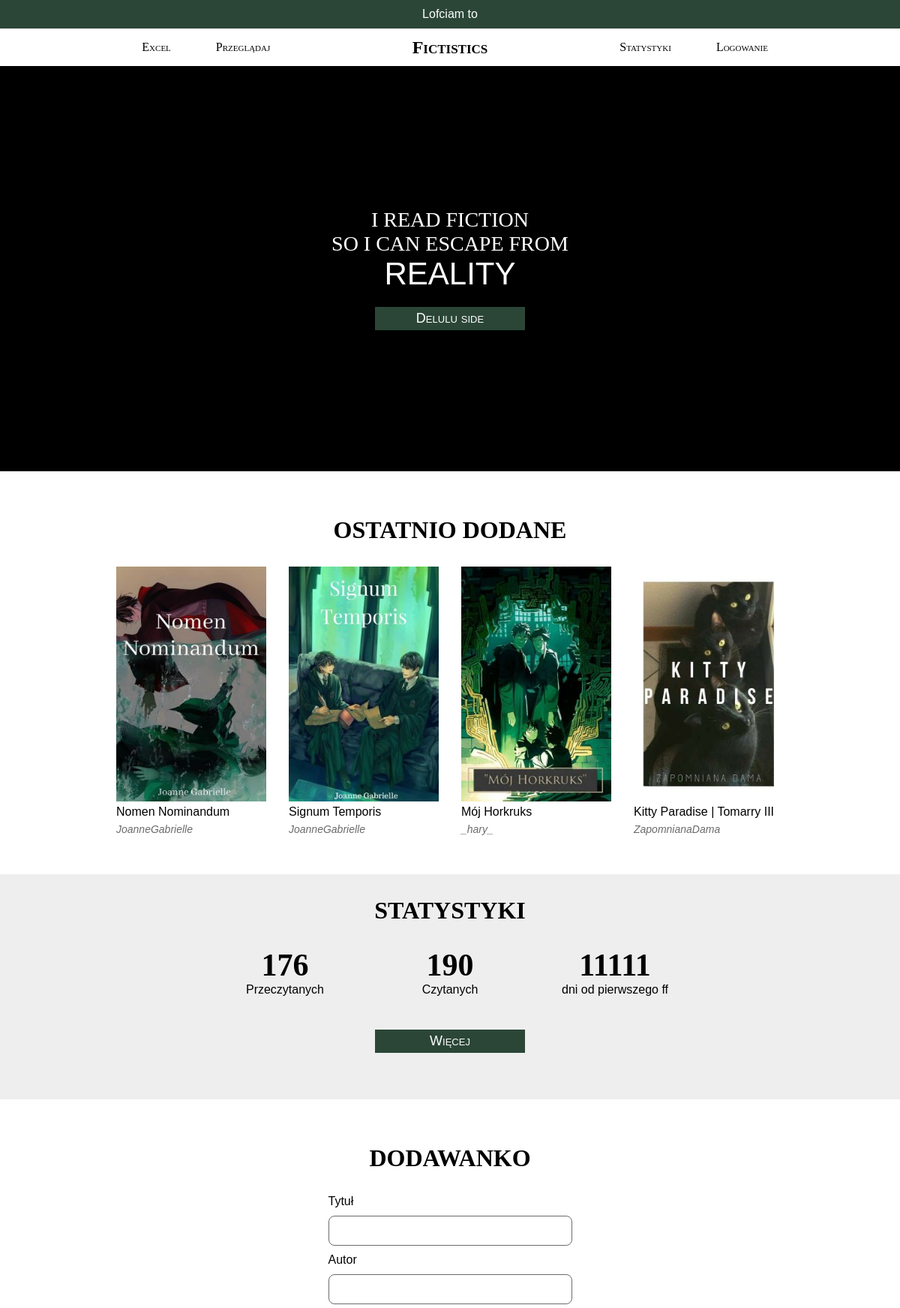
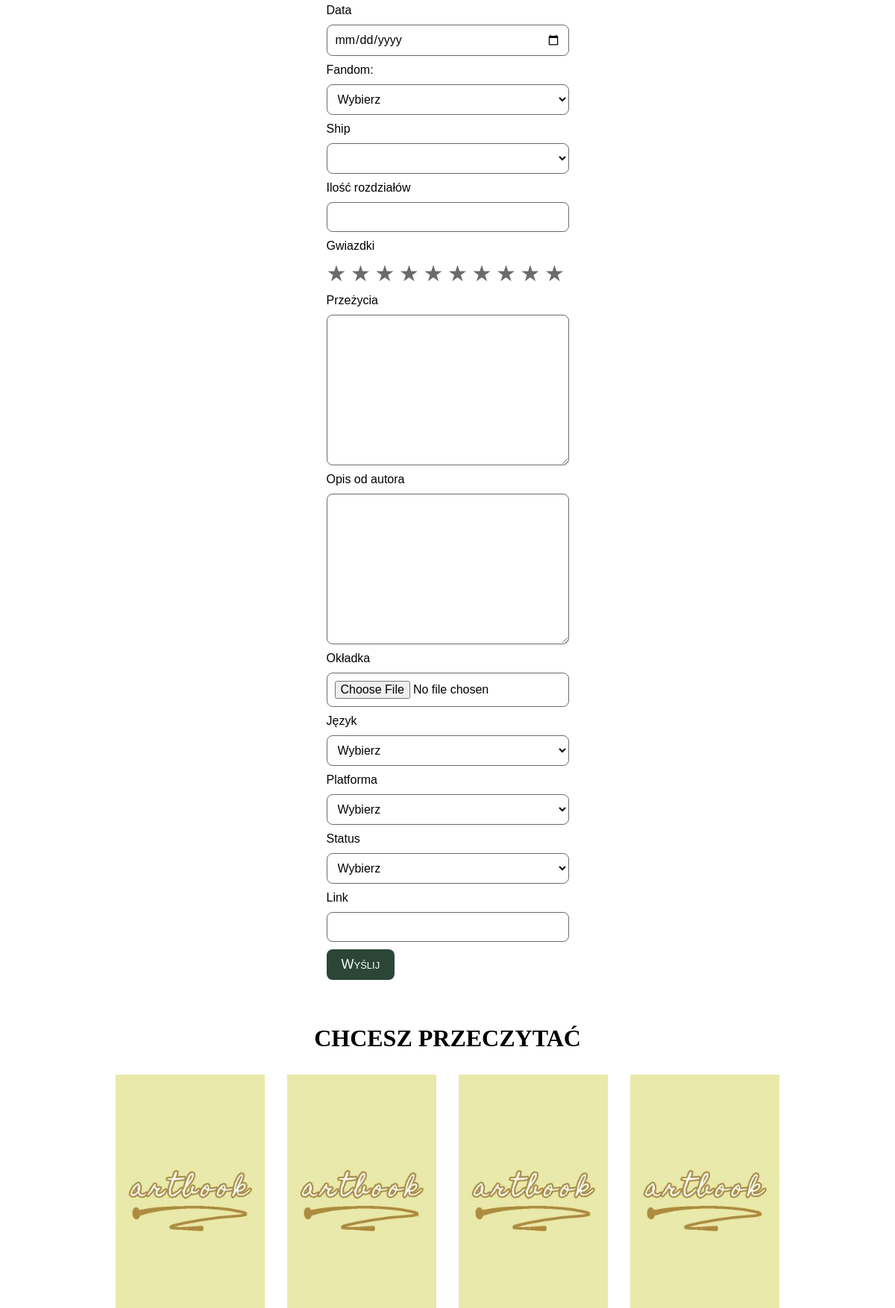
The page / (upper part) on the database its author committed (2 pictures, top to bottom).
### tables this page shows
CREATE TABLE `books` (
  `id` int(11) NOT NULL,
  `title` varchar(50) NOT NULL,
  `author` varchar(50) NOT NULL,
  `date` date DEFAULT NULL,
  `fandom_id` int(11) NOT NULL,
  `ship_id` int(11) DEFAULT NULL,
  `category_id` int(11) DEFAULT NULL,
  `chapters` int(11) NOT NULL,
  `status_id` int(11) NOT NULL,
  `stars` int(11) DEFAULT NULL,
  `summary` longtext DEFAULT NULL,
  `description` longtext DEFAULT NULL,
  `image_name` varchar(255) DEFAULT NULL,
  `image` varchar(255) DEFAULT NULL,
  `language_id` int(11) NOT NULL,
  `platform_id` int(11) NOT NULL,
  `link` varchar(255) DEFAULT NULL
);

### index.php (the view, shortened to what this page needs)
<!DOCTYPE html>
<html lang="pl">
<head>
    <link rel="stylesheet" href="style.css">
</head>
<body>
<header>
    <span>Lofciam to</span>
    <nav>
        <ul>
            <div>
                <li><a href="https://onedrive.live.com/view.aspx?resid=16A63BB7D0493C7B!139&ithint=file%2cxlsx&authkey=!ABwRsnquwvJ4E-A" target="_blank">Excel</a></li>
                <li><a href="search.php">Przeglądaj</a></li>
            </div>
            <li><a href="index.php"><h1>Fictistics</h1></a></li>
            <div>
                <li><a href="stats.php">Statystyki</a></li>
                <li><a href="logowanie.php">Logowanie</a></li>
            </div>
        </ul>
    </nav>
    <div id="baner">
        <div>
            <h2>
                I read fiction <br>
                So I can escape from <br>
                <span>REALITY</span>
            </h2>
            <a href="search.php" class="guzik">Delulu side</a>
        </div>
    </div>
</header>
<main>
    <section class="ksiazki">
        <h3>Ostatnio dodane</h3>
        <div class="ksiazki-content">
                <?php
                $conn = mysqli_connect("localhost", "root", "", "fictistics");
                $query = "SELECT image, image_name, title, author FROM books order by id desc limit 4";
                $result = $conn->query($query);
                while ($row = $result->fetch_assoc()) {
                    echo '<div class="ff">
                            <img src="'. htmlspecialchars($row['image']).'" alt="'. htmlspecialchars($row['image_name']).'">
                            <p class="title">'. htmlspecialchars($row['title']).'</p>
                            <p class="author">'. htmlspecialchars($row['author']).'</p>
                        </div>';
                }
                ?>
        </div>
    </section>
    <section id="stats">
        <h3>Statystyki</h3>
        <div>
            <div class="ministats">
                <h4>176</h4>
                <span>Przeczytanych</span>
            </div>
            <div class="ministats">
                <h4>190</h4>
                <span>Czytanych</span>
            </div>
            <div class="ministats">
                <h4>11111</h4>
                <span>dni od pierwszego ff</span>
            </div>
            <a href="stats.html" class="guzik">Więcej</a>
        </div>
    </section>
    <section id="dodawanie">
        <h3>Dodawanko</h3>
        <form name="dodawanie" method="post" enctype="multipart/form-data">
            <div>
                <label>Tytuł
                    <input type="text" name="title" id="title">
                </label>
                <label>Autor
                    <input type="text" name="author" id="author">
                </label>
                <label>Data
                    <input type="date" name="data" id="data">
                </label>
                <label>Fandom:
                    <select name="fandom" id="fandom">
                        <option value="">Wybierz</option>
                    </select>
                </label>
                <label>Ship
                    <select name="ship" id="ship">
                    </select>
                </label>
                <label>Ilość rozdziałów
                    <input type="number" name="chapters" id="chapters">
                </label>
                <label>Gwiazdki
                    <div class="stars">
                        <input type="radio" name="stars" id="star10" value="10"><label for="star10">★</label>
                        <input type="radio" name="stars" id="star9" value="9"><label for="star9">★</label>
                        <input type="radio" name="stars" id="star8" value="8"><label for="star8">★</label>
                        <input type="radio" name="stars" id="star7" value="7"><label for="star7">★</label>
                        <input type="radio" name="stars" id="star6" value="6"><label for="star6">★</label>
                        <input type="radio" name="stars" id="star5" value="5"><label for="star5">★</label>
                        <input type="radio" name="stars" id="star4" value="4"><label for="star4">★</label>
                        <input type="radio" name="stars" id="star3" value="3"><label for="star3">★</label>
                        <input type="radio" name="stars" id="star2" value="2"><label for="star2">★</label>
                        <input type="radio" name="stars" id="star1" value="1"><label for="star1">★</label>
                    </div>
                </label>
            </div>
            <div>
                <label>Przeżycia
                    <textarea name="opis_moj" id="opis-moj" cols="30" rows="10"></textarea>
                </label>
                <label>Opis od autora
                    <textarea name="opis_autora" id="opis-autora" cols="30" rows="10"></textarea>
                </label>
                <label>Okładka
                    <input type="file" name="zdjecie[]">
                </label>
                <label>Język
                    <select name="lang">
                        <option value="O">Wybierz</option>
                    </select>
                </label>
                <label>Platforma
                    <select name="platform">
                        <option value="O">Wybierz</option>
                    </select>
                </label>
                <label>Status
                    <select name="status">
                        <option value="O">Wybierz</option>
                    </select>
                </label>
                <label>Link
                    <input type="text" name="link" id="link">
                </label>
                <input type="submit" value="Wyślij" name="dodawanie">
            </div>
        </form>
    </section>
    <section class="ksiazki">
        <h3>Chcesz przeczytać</h3>
        <div class="ksiazki-content">
            <div class="ff">
                <img src="assets/test2.jpg" alt="testowe">
            </div>
            <div class="ff">
                <img src="assets/test2.jpg" alt="testowe">
            </div>
            <div class="ff">
                <img src="assets/test2.jpg" alt="testowe">
            </div>
            <div class="ff">
                <img src="assets/test2.jpg" alt="testowe">
            </div>
        </div>
    </section>
</main>
</body>
</html>

### style.css (style rules this page uses)
:root { --main-color: #ffffff; --header-color: #EEEEEE; --accent-color: #2B4637; --font-color: #000000; --font-accent-color: #ffffff; --font-not-important: #6b6b6b; }
* { margin: 0; padding: 0; box-sizing: border-box; font-family: 'Lucida Sans', 'Lucida Sans Regular', 'Lucida Grande', 'Lucida Sans Unicode', Geneva, Verdana, sans-serif; }
header > span { width: 100%; background-color: var(--accent-color); color: var(--font-accent-color); display: block; text-align: center; padding: 10px; }
nav { background-color: var(--main-color); font-variant: small-caps; height: 50px; }
nav ul { display: flex; justify-content: space-evenly; flex-direction: row; align-items: center; height: 100%; }
nav ul div { display: flex; gap: 5vw; flex-direction: row; align-items: center; justify-content: center; width: 200px; }
nav a { font-family: headers; }
h1 { font-family: headers; }
#baner { height: 45vw; width: 100%; background-color: var(--font-color); display: flex; align-items: center; justify-content: center; }
#baner div { display: flex; flex-direction: column; align-items: center; gap: 20px; }
#baner h2 { color: var(--font-accent-color); text-transform: uppercase; font-weight: normal; text-align: center; font-family: headers; font-size: 28px; }
#baner h2 span { font-size: 42px; font-family: Impact, Haettenschweiler, 'Arial Narrow Bold', sans-serif; }
.guzik { font-size: 18px; background-color: var(--accent-color); width: 200px; padding: 5px; text-align: center; font-variant: small-caps; color: var(--font-accent-color); }
section { margin: 30px 0; }
a { text-decoration: none; color: var(--font-color); }
li { list-style-type: none; }
.ksiazki { justify-self: center; height: max-content; display: flex; flex-direction: column; align-items: center; }
h3 { justify-self: center; text-transform: uppercase; font-size: 32px; font-family: headers; margin: 30px; }
.ksiazki-content { display: grid; grid-template-columns: repeat(4, 200px); width: 100%; height: max-content; margin-bottom: 20px; gap: 30px; justify-content: center; }
.ff { display: grid; grid-template-columns: 1fr; grid-template-rows: 313px repeat(2, 1fr); justify-content: center; gap: 5px; height: 360px; width: 200px; }
.ff img { width: 100%; height: 100%; }
.ff p:first-of-type { font-size: 16px; }
.ff p:last-of-type { color: var(--font-not-important); font-size: 14px; font-style: italic; }
#stats { background-color: var(--header-color); height: 300px; display: flex; flex-direction: column; align-items: center; }
#stats > div { display: grid; grid-template-columns: repeat(3, 200px); grid-template-rows: 90% 1fr; gap: 20px; height: 100px; justify-content: center; text-align: center; }
h4 { font-size: 42px; font-family: liczby; }
#stats .guzik { grid-column: 2; }
#dodawanie { display: flex; flex-direction: column; align-items: center; }
#dodawanie form { display: flex; flex-direction: column; }
#dodawanie label { display: flex; flex-direction: column; gap: 10px; width: 100%; }
#dodawanie label > * { margin-bottom: 10px; }
form input[type="text"], form input[type="date"], form input[type="file"], form input[type="number"], form select, form textarea { width: 100%; padding: 10px; border: 1px solid var(--font-not-important); border-radius: 8px; font-size: 16px; font-family: inherit; background-color: var(--main-color); color: var(--font-color); }
form select { text-transform: capitalize; }
form select option { text-transform: capitalize; }
form textarea { resize: vertical; }
form input[type="submit"] { background-color: var(--accent-color); color: var(--font-accent-color); border: none; padding: 10px 20px; border-radius: 8px; font-size: 18px; font-variant: small-caps; cursor: pointer; transition: background-color 0.3s ease; }
.stars { display: flex; flex-direction: row-reverse; justify-content: flex-end; }
.stars label { font-size: 30px; color: var(--font-not-important); cursor: pointer; transition: color 0.2s; }

### rows shown on the page
books: image+image_name (picture), title "Nomen Nominandum", author "JoanneGabrielle"
books: image+image_name (picture), title "Signum Temporis", author "JoanneGabrielle"
books: image+image_name (picture), title "Mój Horkruks", author "_hary_"
books: image+image_name (picture), title "Kitty Paradise | Tomarry III", author "ZapomnianaDama"
